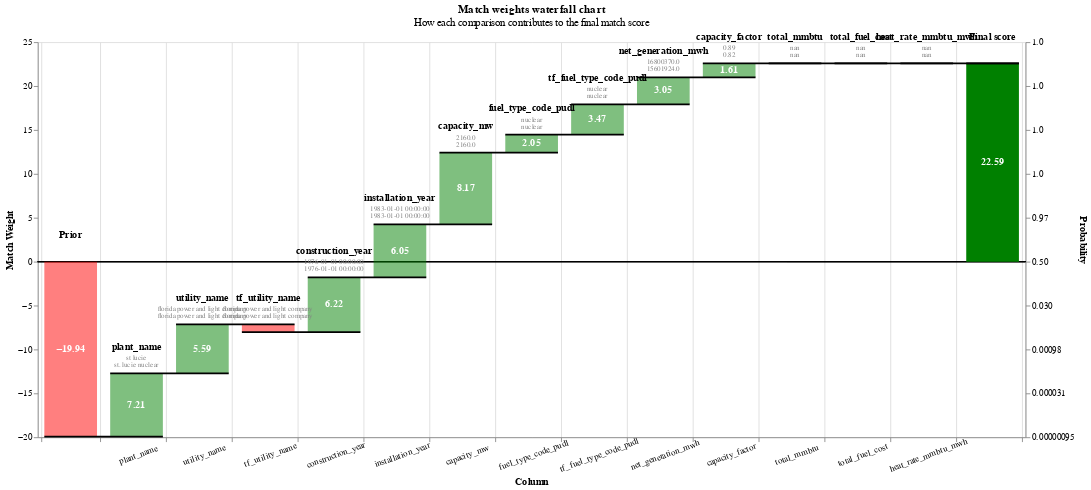

The notebook cell saved with this chart:
### Code cell
rec_pred = sorted_preds_df[(sorted_preds_df.record_id_r == incorrect_matches.iloc[i].record_id_r) & (sorted_preds_df.record_id_l == incorrect_matches.iloc[i].record_id_l_pred)]
rec_pred = rec_pred.to_dict(orient="records")
linker.waterfall_chart(rec_pred, filter_nulls=False)

### Figure 1 — Vega-Lite specification as saved in the notebook (floating-point values rounded to 4 significant figures)
{"config": {"view": {"continuousWidth": 400, "continuousHeight": 300}}, "layer": [{"layer": [{"mark": "rule", "encoding": {"color": {"value": "black"}, "size": {"value": 0.5}, "y": {"field": "zero", "type": "quantitative"}}}, {"mark": {"type": "bar", "width": 60}, "encoding": {"color": {"condition": {"test": "(datum.log2_bayes_factor < 0)", "value": "red"}, "value": "green"}, "opacity": {"condition": {"test": "datum.column_name == 'Prior match weight' || datum.column_name == 'Final score'", "value": 1}, "value": 0.5}, "tooltip": [{"field": "column_name", "title": "Comparison column", "type": "nominal"}, {"field": "value_l", "title": "Value (L)", "type": "nominal"}, {"field": "value_r", "title": "Value (R)", "type": "nominal"}, {"field": "label_for_charts", "title": "Label", "type": "ordinal"}, {"field": "sql_condition", "title": "SQL condition", "type": "nominal"}, {"field": "comparison_vector_value", "title": "Comparison vector value", "type": "nominal"}, {"field": "bayes_factor", "format": ",.4f", "title": "Bayes factor = m/u", "type": "quantitative"}, {"field": "log2_bayes_factor", "format": ",.4f", "title": "Match weight = log2(m/u)", "type": "quantitative"}, {"field": "prob", "format": ".4f", "title": "Cumulative match probability", "type": "quantitative"}, {"field": "bayes_factor_description", "title": "Match weight description", "type": "nominal"}], "x": {"axis": {"grid": true, "labelAlign": "center", "labelAngle": -20, "labelExpr": "datum.value == 'Prior' || datum.value == 'Final score' ? '' : datum.value", "labelPadding": 10, "tickBand": "extent", "title": "Column"}, "field": "column_name", "sort": {"field": "bar_sort_order", "order": "ascending"}, "type": "nominal"}, "y": {"axis": {"grid": false, "orient": "left", "title": "Match Weight"}, "field": "previous_sum", "type": "quantitative"}, "y2": {"field": "sum"}}}, {"mark": {"type": "text", "fontWeight": "bold"}, "encoding": {"color": {"value": "white"}, "text": {"condition": {"test": "abs(datum.log2_bayes_factor) > 1", "field": "log2_bayes_factor", "format": ".2f", "type": "nominal"}, "value": ""}, "x": {"axis": {"labelAngle": -20, "title": "Column"}, "field": "column_name", "sort": {"field": "bar_sort_order", "order": "ascending"}, "type": "nominal"}, "y": {"axis": {"orient": "left"}, "field": "center", "type": "quantitative"}}}, {"mark": {"type": "text", "baseline": "bottom", "dy": -25, "fontWeight": "bold"}, "encoding": {"color": {"value": "black"}, "text": {"field": "column_name", "type": "nominal"}, "x": {"axis": {"labelAngle": -20, "title": "Column"}, "field": "column_name", "sort": {"field": "bar_sort_order", "order": "ascending"}, "type": "nominal"}, "y": {"field": "sum_top", "type": "quantitative"}}}, {"mark": {"type": "text", "baseline": "bottom", "dy": -13, "fontSize": 8}, "encoding": {"color": {"value": "grey"}, "text": {"field": "value_l", "type": "nominal"}, "x": {"axis": {"labelAngle": -20, "title": "Column"}, "field": "column_name", "sort": {"field": "bar_sort_order", "order": "ascending"}, "type": "nominal"}, "y": {"field": "sum_top", "type": "quantitative"}}}, {"mark": {"type": "text", "baseline": "bottom", "dy": -5, "fontSize": 8}, "encoding": {"color": {"value": "grey"}, "text": {"field": "value_r", "type": "nominal"}, "x": {"axis": {"labelAngle": -20, "title": "Column"}, "field": "column_name", "sort": {"field": "bar_sort_order", "order": "ascending"}, "type": "nominal"}, "y": {"field": "sum_top", "type": "quantitative"}}}]}, {"mark": {"type": "rule", "color": "black", "strokeWidth": 2, "x2Offset": 30, "xOffset": -30}, "encoding": {"x": {"axis": {"labelAngle": -20, "title": "Column"}, "field": "column_name", "sort": {"field": "bar_sort_order", "order": "ascending"}, "type": "nominal"}, "x2": {"field": "lead"}, "y": {"axis": {"labelExpr": "format(1 / (1 + pow(2, -1*datum.value)), '.2r')", "orient": "right", "title": "Probability"}, "field": "sum", "scale": {"zero": false}, "type": "quantitative"}}}], "data": {"name": "data-1ee949c576dedebcfd0009ea3647dbc9"}, "height": 450, "params": [{"name": "record_number", "bind": {"input": "range", "max": 0, "min": 0, "step": 1}, "value": 0}], "resolve": {"axis": {"y": "independent"}}, "title": {"text": "Match weights waterfall chart", "subtitle": "How each comparison contributes to the final match score"}, "transform": [{"filter": "(datum.record_number == record_number)"}, {"window": [{"op": "sum", "field": "log2_bayes_factor", "as": "sum"}, {"op": "lead", "field": "column_name", "as": "lead"}], "frame": [null, 0]}, {"calculate": "datum.column_name === \"Final score\" ? datum.sum - datum.log2_bayes_factor : datum.sum", "as": "sum"}, {"calculate": "datum.lead === null ? datum.column_name : datum.lead", "as": "lead"}, {"calculate": "datum.column_name === \"Final score\" || datum.column_name === \"Prior match weight\" ? 0 : datum.sum - datum.log2_bayes_factor", "as": "previous_sum"}, {"calculate": "datum.sum > datum.previous_sum ? datum.column_name : \"\"", "as": "top_label"}, {"calculate": "datum.sum < datum.previous_sum ? datum.column_name : \"\"", "as": "bottom_label"}, {"calculate": "datum.sum > datum.previous_sum ? datum.sum : datum.previous_sum", "as": "sum_top"}, {"calculate": "datum.sum < datum.previous_sum ? datum.sum : datum.previous_sum", "as": "sum_bottom"}, {"calculate": "(datum.sum + datum.previous_sum) / 2", "as": "center"}, {"calculate": "(datum.log2_bayes_factor > 0 ? \"+\" : \"\") + datum.log2_bayes_factor", "as": "text_log2_bayes_factor"}, {"calculate": "datum.sum < datum.previous_sum ? 4 : -4", "as": "dy"}, {"calculate": "datum.sum < datum.previous_sum ? \"top\" : \"bottom\"", "as": "baseline"}, {"calculate": "1. / (1 + pow(2, -1.*datum.sum))", "as": "prob"}, {"calculate": "0*datum.sum", "as": "zero"}], "width": {"step": 75}, "$schema": "https://vega.github.io/schema/vega-lite/v5.9.3.json", "datasets": {"data-1ee949c576dedebcfd0009ea3647dbc9": [{"column_name": "Prior", "label_for_charts": "Starting match weight (prior)", "sql_condition": null, "log2_bayes_factor": -19.94, "bayes_factor": 9.93e-07, "comparison_vector_value": null, "m_probability": null, "u_probability": null, "bayes_factor_description": null, "value_l": "", "value_r": "", "term_frequency_adjustment": null, "bar_sort_order": 0, "record_number": 0}, {"column_name": "plant_name", "label_for_charts": "Jaro_winkler_similarity >= 0.8", "sql_condition": "jaro_winkler_similarity(\"plant_name_l\", \"plant_name_r\") >= 0.8", "log2_bayes_factor": 7.212, "bayes_factor": 148.3, "comparison_vector_value": 2, "m_probability": 0.1767, "u_probability": 0.001192, "bayes_factor_description": "If comparison level is `jaro_winkler_similarity >= 0.8` then comparison is 148.27 times more likely to be a match", "value_l": "st lucie", "value_r": "st. lucie nuclear", "term_frequency_adjustment": false, "bar_sort_order": 1, "record_number": 0}, {"column_name": "utility_name", "label_for_charts": "Exact match utility_name", "sql_condition": "\"utility_name_l\" = \"utility_name_r\"", "log2_bayes_factor": 5.59, "bayes_factor": 48.18, "comparison_vector_value": 4, "m_probability": 0.5645, "u_probability": 0.01172, "bayes_factor_description": "If comparison level is `exact match utility_name` then comparison is 48.18 times more likely to be a match", "value_l": "florida power and light company", "value_r": "florida power and light company", "term_frequency_adjustment": false, "bar_sort_order": 2, "record_number": 0}, {"column_name": "tf_utility_name", "label_for_charts": "Term freq adjustment on utility_name with weight {cl.tf_adjustment_weight}", "sql_condition": "\"utility_name_l\" = \"utility_name_r\"", "log2_bayes_factor": -0.8895, "bayes_factor": 0.5398, "comparison_vector_value": 4, "m_probability": null, "u_probability": null, "bayes_factor_description": "Term frequency adjustment on utility_name makes comparison  1.85 times less likely to be a match", "value_l": "florida power and light company", "value_r": "florida power and light company", "term_frequency_adjustment": true, "bar_sort_order": 3, "record_number": 0}, {"column_name": "construction_year", "label_for_charts": "Exact match", "sql_condition": "\"construction_year_l\" = \"construction_year_r\"", "log2_bayes_factor": 6.223, "bayes_factor": 74.7, "comparison_vector_value": 3, "m_probability": 0.8174, "u_probability": 0.01094, "bayes_factor_description": "If comparison level is `exact match` then comparison is 74.70 times more likely to be a match", "value_l": "1976-01-01 00:00:00", "value_r": "1976-01-01 00:00:00", "term_frequency_adjustment": false, "bar_sort_order": 4, "record_number": 0}, {"column_name": "installation_year", "label_for_charts": "Exact match", "sql_condition": "\"installation_year_l\" = \"installation_year_r\"", "log2_bayes_factor": 6.047, "bayes_factor": 66.11, "comparison_vector_value": 3, "m_probability": 0.8916, "u_probability": 0.01349, "bayes_factor_description": "If comparison level is `exact match` then comparison is 66.11 times more likely to be a match", "value_l": "1983-01-01 00:00:00", "value_r": "1983-01-01 00:00:00", "term_frequency_adjustment": false, "bar_sort_order": 5, "record_number": 0}, {"column_name": "capacity_mw", "label_for_charts": "< 0.01% diff", "sql_condition": "(abs(\"capacity_mw_l\" - \"capacity_mw_r\")/\n            (case\n                when \"capacity_mw_r\" > \"capacity_mw_l\"\n                then \"capacity_mw_r\"\n                else \"capacity_mw_l\"\n            end))\n            < 0.0001", "log2_bayes_factor": 8.168, "bayes_factor": 287.6, "comparison_vector_value": 4, "m_probability": 0.4194, "u_probability": 0.001458, "bayes_factor_description": "If comparison level is `< 0.01% diff` then comparison is 287.62 times more likely to be a match", "value_l": "2160.0", "value_r": "2160.0", "term_frequency_adjustment": false, "bar_sort_order": 6, "record_number": 0}, {"column_name": "fuel_type_code_pudl", "label_for_charts": "Exact match", "sql_condition": "\"fuel_type_code_pudl_l\" = \"fuel_type_code_pudl_r\"", "log2_bayes_factor": 2.047, "bayes_factor": 4.131, "comparison_vector_value": 1, "m_probability": 0.9439, "u_probability": 0.2285, "bayes_factor_description": "If comparison level is `exact match` then comparison is 4.13 times more likely to be a match", "value_l": "nuclear", "value_r": "nuclear", "term_frequency_adjustment": false, "bar_sort_order": 7, "record_number": 0}, {"column_name": "tf_fuel_type_code_pudl", "label_for_charts": "Term freq adjustment on fuel_type_code_pudl with weight {cl.tf_adjustment_weight}", "sql_condition": "\"fuel_type_code_pudl_l\" = \"fuel_type_code_pudl_r\"", "log2_bayes_factor": 3.47, "bayes_factor": 11.08, "comparison_vector_value": 1, "m_probability": null, "u_probability": null, "bayes_factor_description": "Term frequency adjustment on fuel_type_code_pudl makes comparison 11.08 times more likely to be a match", "value_l": "nuclear", "value_r": "nuclear", "term_frequency_adjustment": true, "bar_sort_order": 8, "record_number": 0}, {"column_name": "net_generation_mwh", "label_for_charts": "< 10.00% diff", "sql_condition": "(abs(\"net_generation_mwh_l\" - \"net_generation_mwh_r\")/\n            (case\n                when \"net_generation_mwh_r\" > \"net_generation_mwh_l\"\n                then \"net_generation_mwh_r\"\n                else \"net_generation_mwh_l\"\n            end))\n            < 0.1", "log2_bayes_factor": 3.054, "bayes_factor": 8.305, "comparison_vector_value": 2, "m_probability": 0.1201, "u_probability": 0.01446, "bayes_factor_description": "If comparison level is `< 10.00% diff` then comparison is 8.31 times more likely to be a match", "value_l": "16800370.0", "value_r": "15601924.0", "term_frequency_adjustment": false, "bar_sort_order": 9, "record_number": 0}, {"column_name": "capacity_factor", "label_for_charts": "< 10.00% diff", "sql_condition": "(abs(\"capacity_factor_l\" - \"capacity_factor_r\")/\n            (case\n                when \"capacity_factor_r\" > \"capacity_factor_l\"\n                then \"capacity_factor_r\"\n                else \"capacity_factor_l\"\n            end))\n            < 0.1", "log2_bayes_factor": 1.607, "bayes_factor": 3.045, "comparison_vector_value": 1, "m_probability": 0.1122, "u_probability": 0.03685, "bayes_factor_description": "If comparison level is `< 10.00% diff` then comparison is 3.05 times more likely to be a match", "value_l": "0.89", "value_r": "0.82", "term_frequency_adjustment": false, "bar_sort_order": 10, "record_number": 0}, {"column_name": "total_mmbtu", "label_for_charts": "Null", "sql_condition": "\"total_mmbtu_l\" IS NULL OR \"total_mmbtu_r\" IS NULL", "log2_bayes_factor": 0.0, "bayes_factor": 1.0, "comparison_vector_value": -1, "m_probability": null, "u_probability": null, "bayes_factor_description": "If comparison level is `null` then comparison is 1.00 times more likely to be a match", "value_l": "nan", "value_r": "nan", "term_frequency_adjustment": false, "bar_sort_order": 11, "record_number": 0}, {"column_name": "total_fuel_cost", "label_for_charts": "Null", "sql_condition": "\"total_fuel_cost_l\" IS NULL OR \"total_fuel_cost_r\" IS NULL", "log2_bayes_factor": 0.0, "bayes_factor": 1.0, "comparison_vector_value": -1, "m_probability": null, "u_probability": null, "bayes_factor_description": "If comparison level is `null` then comparison is 1.00 times more likely to be a match", "value_l": "nan", "value_r": "nan", "term_frequency_adjustment": false, "bar_sort_order": 12, "record_number": 0}, {"column_name": "heat_rate_mmbtu_mwh", "label_for_charts": "Null", "sql_condition": "\"heat_rate_mmbtu_mwh_l\" IS NULL OR \"heat_rate_mmbtu_mwh_r\" IS NULL", "log2_bayes_factor": 0.0, "bayes_factor": 1.0, "comparison_vector_value": -1, "m_probability": null, "u_probability": null, "bayes_factor_description": "If comparison level is `null` then comparison is 1.00 times more likely to be a match", "value_l": "nan", "value_r": "nan", "term_frequency_adjustment": false, "bar_sort_order": 13, "record_number": 0}, {"column_name": "Final score", "label_for_charts": "Final score", "sql_condition": null, "log2_bayes_factor": 22.59, "bayes_factor": 6298000.0, "comparison_vector_value": null, "m_probability": null, "u_probability": null, "bayes_factor_description": null, "value_l": "", "value_r": "", "term_frequency_adjustment": null, "bar_sort_order": 14, "record_number": 0}]}}
